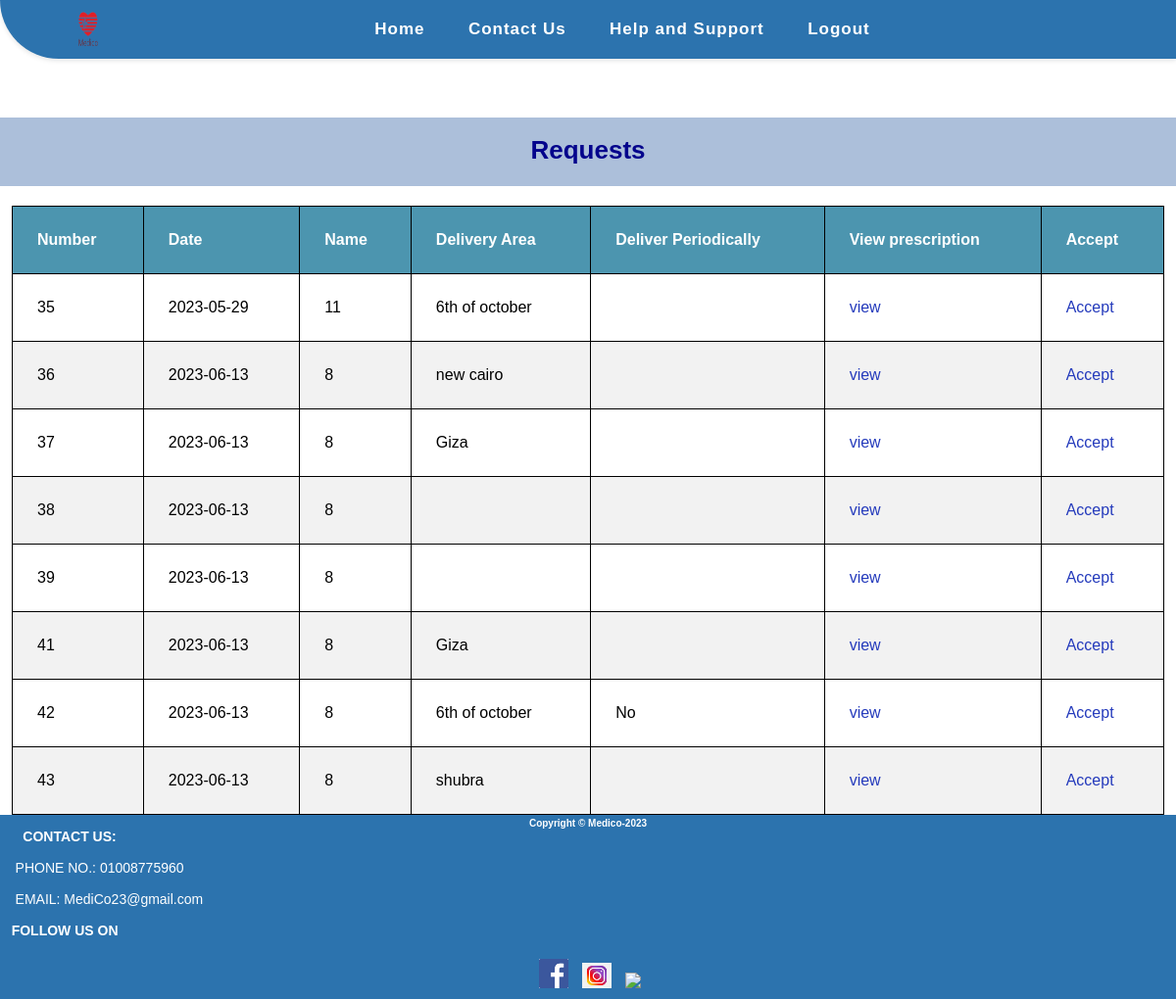
/pharmacy/requests.php (signed in), run on an earlier commit of the app's database.
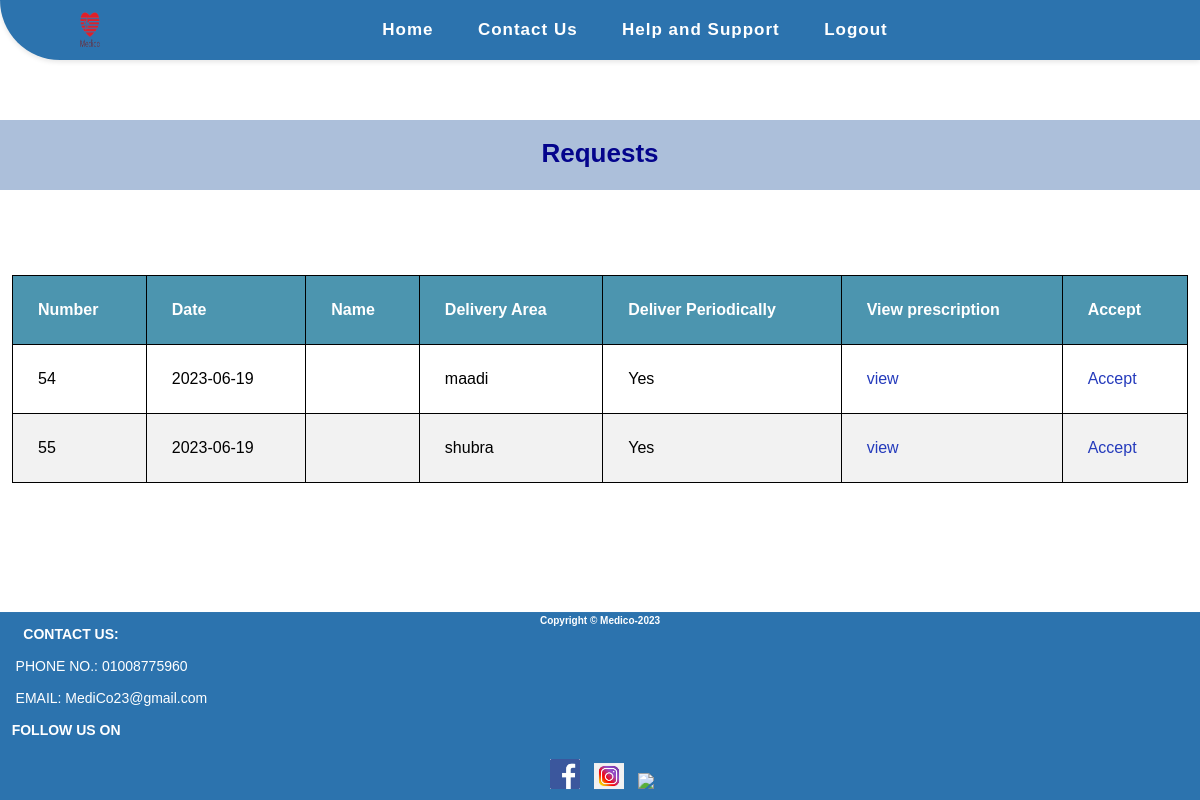
And on a later commit of the database.
### tables this page shows
CREATE TABLE `images` (
  `id` int(11) NOT NULL,
  `patient_id` int(11) DEFAULT NULL,
  `d_id` int(11) DEFAULT NULL,
  `patient_address` varchar(255) NOT NULL,
  `date_of_order` date NOT NULL,
  `time_of_order` time NOT NULL,
  `image` mediumtext NOT NULL,
  `activity` varchar(255) NOT NULL,
  `order_cd` varchar(255) NOT NULL
);

### pharmacy/requests.php (the view, shortened to what this page needs)
<?php
include "../shared/conn.php";
if (isset($_SESSION['pharmacy'])) {
    $select = "SELECT * FROM `images` WHERE activity = 'yes' ";
    $sel = mysqli_query($connect , $select);
    ?>
<!DOCTYPE html>
<html lang="en">
<head>
    <link rel="stylesheet" href="../CSS/footer.css">
    <link rel="stylesheet" href="../CSS/pharmacy's view.css">
</head>
<body>
    <nav>
        <div class="logo">
            <a href="#"><img src="../Images/Medico_Logo_2_Final-removebg-preview-1.png" height="100px" width="200px" alt="Medico Logo"></a>
        </div>
        <ul class="nav-links">
            <li><a href="./pharmacy_view.php">Home</a></li>
            <li><a href="#">Contact Us</a></li>
            <li><a href="#">Help and Support</a></li>
            <li><a href="../shared/login.php?gbye='1'">Logout</a></li>
        </ul>
    </nav>
    <h1 class="h1_text" id="Requests">Requests</h1>
    <table>
        <thead>
            <tr>
                <th>Number</th>
                <th>Date</th>
                <th>Name</th>
                <th>Delivery Area</th>
                <th>Deliver Periodically</th>
                <th>View prescription</th>
                <th>Accept</th>
            </tr>
        </thead>
        <tbody>
            <?php foreach($sel as $s){  ?>
            <tr>
                <td><?php echo $s['id']; ?></td>
                <td><?php echo $s['date_of_order']; ?></td>
                <td><?php echo $s['patient_id']; ?></td>
                <td><?php echo $s['patient_address']; ?></td>
                <td><?php echo $s['order_cd']; ?></td>
                <td><a href="prescription.php?view=<?php echo $s['id']; ?>">view</a></td>
                <td><a href="sending_order_accepted.php?send=<?php echo $s['id']; ?>">Accept</a></td>
            </tr>
            <?php } ?>
        </tbody>
    </table>
    <?php } ?>
    <footer class="sticky-footer">
        <div>
            <h6>Copyright &copy Medico-2023</h6>
        </div>
               <div>
               <h4 class="_14">  &nbsp  &nbsp  &nbsp CONTACT US:</h4>
                  <br>    &nbsp  &nbsp PHONE NO.: 01008775960 <br>
                   <br>    &nbsp  &nbsp EMAIL: MediCo23@gmail.com
</div>
<br>
<div class="footer-social-icons">
  <h4 class="r"> &nbsp &nbspFOLLOW US ON</h4>
  <br>
  <ul class="social-icons">
    <li><a href="www.facbook.com">&nbsp<img width=30px hight=40px
          src="../Images/icona1.png"></a></li>
    <li><a href="www.instagram.com"><img width=30px hight=40px
          src="../Images/icona2.png"></a></li></li>
    <li><a href="www.twitter.com"><img width=30px hight=40px
          src="../Images/twitter.jpg"></a></li>
</ul>
</div>
    </footer>
</body>
</html>

What changed in the data, as far as the page shows it:
removed images: id "35", date_of_order "2023-05-29", patient "11", patient_address "6th of october"
removed images: id "36", date_of_order "2023-06-13", patient "8", patient_address "new cairo"
removed images: id "37", date_of_order "2023-06-13", patient "8", patient_address "Giza"
removed images: id "38", date_of_order "2023-06-13", patient "8"
removed images: id "39", date_of_order "2023-06-13", patient "8"
removed images: id "41", date_of_order "2023-06-13", patient "8", patient_address "Giza"
removed images: id "42", date_of_order "2023-06-13", patient "8", patient_address "6th of october", order_cd "No"
removed images: id "43", date_of_order "2023-06-13", patient "8", patient_address "shubra"
added images: id "54", date_of_order "2023-06-19", patient_address "maadi", order_cd "Yes"
added images: id "55", date_of_order "2023-06-19", patient_address "shubra", order_cd "Yes"
